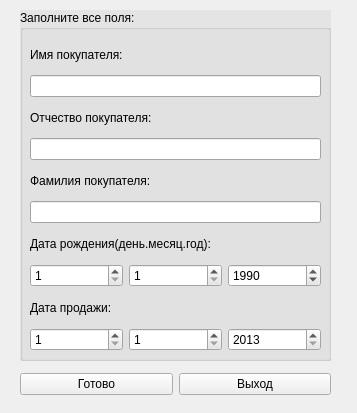
<?xml version="1.0" encoding="UTF-8"?>
<ui version="4.0">
 <class>contract</class>
 <widget class="QWidget" name="contract">
  <property name="geometry">
   <rect>
    <x>0</x>
    <y>0</y>
    <width>357</width>
    <height>413</height>
   </rect>
  </property>
  <property name="windowTitle">
   <string>Составление контракта продажи</string>
  </property>
  <widget class="QGroupBox" name="gbox_info">
   <property name="geometry">
    <rect>
     <x>20</x>
     <y>10</y>
     <width>311</width>
     <height>351</height>
    </rect>
   </property>
   <property name="palette">
    <palette>
     <active>
      <colorrole role="WindowText">
       <brush brushstyle="SolidPattern">
        <color alpha="255">
         <red>0</red>
         <green>0</green>
         <blue>0</blue>
        </color>
       </brush>
      </colorrole>
      <colorrole role="Button">
       <brush brushstyle="SolidPattern">
        <color alpha="255">
         <red>229</red>
         <green>228</green>
         <blue>228</blue>
        </color>
       </brush>
      </colorrole>
      <colorrole role="Light">
       <brush brushstyle="SolidPattern">
        <color alpha="255">
         <red>255</red>
         <green>255</green>
         <blue>255</blue>
        </color>
       </brush>
      </colorrole>
      <colorrole role="Midlight">
       <brush brushstyle="SolidPattern">
        <color alpha="255">
         <red>242</red>
         <green>241</green>
         <blue>241</blue>
        </color>
       </brush>
      </colorrole>
      <colorrole role="Dark">
       <brush brushstyle="SolidPattern">
        <color alpha="255">
         <red>114</red>
         <green>114</green>
         <blue>114</blue>
        </color>
       </brush>
      </colorrole>
      <colorrole role="Mid">
       <brush brushstyle="SolidPattern">
        <color alpha="255">
         <red>153</red>
         <green>152</green>
         <blue>152</blue>
        </color>
       </brush>
      </colorrole>
      <colorrole role="Text">
       <brush brushstyle="SolidPattern">
        <color alpha="255">
         <red>0</red>
         <green>0</green>
         <blue>0</blue>
        </color>
       </brush>
      </colorrole>
      <colorrole role="BrightText">
       <brush brushstyle="SolidPattern">
        <color alpha="255">
         <red>255</red>
         <green>255</green>
         <blue>255</blue>
        </color>
       </brush>
      </colorrole>
      <colorrole role="ButtonText">
       <brush brushstyle="SolidPattern">
        <color alpha="255">
         <red>0</red>
         <green>0</green>
         <blue>0</blue>
        </color>
       </brush>
      </colorrole>
      <colorrole role="Base">
       <brush brushstyle="SolidPattern">
        <color alpha="255">
         <red>255</red>
         <green>255</green>
         <blue>255</blue>
        </color>
       </brush>
      </colorrole>
      <colorrole role="Window">
       <brush brushstyle="SolidPattern">
        <color alpha="255">
         <red>229</red>
         <green>228</green>
         <blue>228</blue>
        </color>
       </brush>
      </colorrole>
      <colorrole role="Shadow">
       <brush brushstyle="SolidPattern">
        <color alpha="255">
         <red>0</red>
         <green>0</green>
         <blue>0</blue>
        </color>
       </brush>
      </colorrole>
      <colorrole role="AlternateBase">
       <brush brushstyle="SolidPattern">
        <color alpha="255">
         <red>242</red>
         <green>241</green>
         <blue>241</blue>
        </color>
       </brush>
      </colorrole>
      <colorrole role="ToolTipBase">
       <brush brushstyle="SolidPattern">
        <color alpha="255">
         <red>255</red>
         <green>255</green>
         <blue>220</blue>
        </color>
       </brush>
      </colorrole>
      <colorrole role="ToolTipText">
       <brush brushstyle="SolidPattern">
        <color alpha="255">
         <red>0</red>
         <green>0</green>
         <blue>0</blue>
        </color>
       </brush>
      </colorrole>
     </active>
     <inactive>
      <colorrole role="WindowText">
       <brush brushstyle="SolidPattern">
        <color alpha="255">
         <red>0</red>
         <green>0</green>
         <blue>0</blue>
        </color>
       </brush>
      </colorrole>
      <colorrole role="Button">
       <brush brushstyle="SolidPattern">
        <color alpha="255">
         <red>229</red>
         <green>228</green>
         <blue>228</blue>
        </color>
       </brush>
      </colorrole>
      <colorrole role="Light">
       <brush brushstyle="SolidPattern">
        <color alpha="255">
         <red>255</red>
         <green>255</green>
         <blue>255</blue>
        </color>
       </brush>
      </colorrole>
      <colorrole role="Midlight">
       <brush brushstyle="SolidPattern">
        <color alpha="255">
         <red>242</red>
         <green>241</green>
         <blue>241</blue>
        </color>
       </brush>
      </colorrole>
      <colorrole role="Dark">
       <brush brushstyle="SolidPattern">
        <color alpha="255">
         <red>114</red>
         <green>114</green>
         <blue>114</blue>
        </color>
       </brush>
      </colorrole>
      <colorrole role="Mid">
       <brush brushstyle="SolidPattern">
        <color alpha="255">
         <red>153</red>
         <green>152</green>
         <blue>152</blue>
        </color>
       </brush>
      </colorrole>
      <colorrole role="Text">
       <brush brushstyle="SolidPattern">
        <color alpha="255">
         <red>0</red>
         <green>0</green>
         <blue>0</blue>
        </color>
       </brush>
      </colorrole>
      <colorrole role="BrightText">
       <brush brushstyle="SolidPattern">
        <color alpha="255">
         <red>255</red>
         <green>255</green>
         <blue>255</blue>
        </color>
       </brush>
      </colorrole>
      <colorrole role="ButtonText">
       <brush brushstyle="SolidPattern">
        <color alpha="255">
         <red>0</red>
         <green>0</green>
         <blue>0</blue>
        </color>
       </brush>
      </colorrole>
      <colorrole role="Base">
       <brush brushstyle="SolidPattern">
        <color alpha="255">
         <red>255</red>
         <green>255</green>
         <blue>255</blue>
        </color>
       </brush>
      </colorrole>
      <colorrole role="Window">
       <brush brushstyle="SolidPattern">
        <color alpha="255">
         <red>229</red>
         <green>228</green>
         <blue>228</blue>
        </color>
       </brush>
      </colorrole>
      <colorrole role="Shadow">
       <brush brushstyle="SolidPattern">
        <color alpha="255">
         <red>0</red>
         <green>0</green>
         <blue>0</blue>
        </color>
       </brush>
      </colorrole>
      <colorrole role="AlternateBase">
       <brush brushstyle="SolidPattern">
        <color alpha="255">
         <red>242</red>
         <green>241</green>
         <blue>241</blue>
        </color>
       </brush>
      </colorrole>
      <colorrole role="ToolTipBase">
       <brush brushstyle="SolidPattern">
        <color alpha="255">
         <red>255</red>
         <green>255</green>
         <blue>220</blue>
        </color>
       </brush>
      </colorrole>
      <colorrole role="ToolTipText">
       <brush brushstyle="SolidPattern">
        <color alpha="255">
         <red>0</red>
         <green>0</green>
         <blue>0</blue>
        </color>
       </brush>
      </colorrole>
     </inactive>
     <disabled>
      <colorrole role="WindowText">
       <brush brushstyle="SolidPattern">
        <color alpha="255">
         <red>114</red>
         <green>114</green>
         <blue>114</blue>
        </color>
       </brush>
      </colorrole>
      <colorrole role="Button">
       <brush brushstyle="SolidPattern">
        <color alpha="255">
         <red>229</red>
         <green>228</green>
         <blue>228</blue>
        </color>
       </brush>
      </colorrole>
      <colorrole role="Light">
       <brush brushstyle="SolidPattern">
        <color alpha="255">
         <red>255</red>
         <green>255</green>
         <blue>255</blue>
        </color>
       </brush>
      </colorrole>
      <colorrole role="Midlight">
       <brush brushstyle="SolidPattern">
        <color alpha="255">
         <red>242</red>
         <green>241</green>
         <blue>241</blue>
        </color>
       </brush>
      </colorrole>
      <colorrole role="Dark">
       <brush brushstyle="SolidPattern">
        <color alpha="255">
         <red>114</red>
         <green>114</green>
         <blue>114</blue>
        </color>
       </brush>
      </colorrole>
      <colorrole role="Mid">
       <brush brushstyle="SolidPattern">
        <color alpha="255">
         <red>153</red>
         <green>152</green>
         <blue>152</blue>
        </color>
       </brush>
      </colorrole>
      <colorrole role="Text">
       <brush brushstyle="SolidPattern">
        <color alpha="255">
         <red>114</red>
         <green>114</green>
         <blue>114</blue>
        </color>
       </brush>
      </colorrole>
      <colorrole role="BrightText">
       <brush brushstyle="SolidPattern">
        <color alpha="255">
         <red>255</red>
         <green>255</green>
         <blue>255</blue>
        </color>
       </brush>
      </colorrole>
      <colorrole role="ButtonText">
       <brush brushstyle="SolidPattern">
        <color alpha="255">
         <red>114</red>
         <green>114</green>
         <blue>114</blue>
        </color>
       </brush>
      </colorrole>
      <colorrole role="Base">
       <brush brushstyle="SolidPattern">
        <color alpha="255">
         <red>229</red>
         <green>228</green>
         <blue>228</blue>
        </color>
       </brush>
      </colorrole>
      <colorrole role="Window">
       <brush brushstyle="SolidPattern">
        <color alpha="255">
         <red>229</red>
         <green>228</green>
         <blue>228</blue>
        </color>
       </brush>
      </colorrole>
      <colorrole role="Shadow">
       <brush brushstyle="SolidPattern">
        <color alpha="255">
         <red>0</red>
         <green>0</green>
         <blue>0</blue>
        </color>
       </brush>
      </colorrole>
      <colorrole role="AlternateBase">
       <brush brushstyle="SolidPattern">
        <color alpha="255">
         <red>229</red>
         <green>228</green>
         <blue>228</blue>
        </color>
       </brush>
      </colorrole>
      <colorrole role="ToolTipBase">
       <brush brushstyle="SolidPattern">
        <color alpha="255">
         <red>255</red>
         <green>255</green>
         <blue>220</blue>
        </color>
       </brush>
      </colorrole>
      <colorrole role="ToolTipText">
       <brush brushstyle="SolidPattern">
        <color alpha="255">
         <red>0</red>
         <green>0</green>
         <blue>0</blue>
        </color>
       </brush>
      </colorrole>
     </disabled>
    </palette>
   </property>
   <property name="autoFillBackground">
    <bool>true</bool>
   </property>
   <property name="title">
    <string>Заполните все поля:</string>
   </property>
   <widget class="QWidget" name="layoutWidget">
    <property name="geometry">
     <rect>
      <x>10</x>
      <y>30</y>
      <width>291</width>
      <height>311</height>
     </rect>
    </property>
    <layout class="QVBoxLayout" name="verticalLayout">
     <item>
      <widget class="QLabel" name="label">
       <property name="text">
        <string>Имя покупателя:</string>
       </property>
      </widget>
     </item>
     <item>
      <widget class="QLineEdit" name="edt_name"/>
     </item>
     <item>
      <widget class="QLabel" name="label_2">
       <property name="text">
        <string>Отчество покупателя:</string>
       </property>
      </widget>
     </item>
     <item>
      <widget class="QLineEdit" name="edt_otch"/>
     </item>
     <item>
      <widget class="QLabel" name="label_3">
       <property name="text">
        <string>Фамилия покупателя:</string>
       </property>
      </widget>
     </item>
     <item>
      <widget class="QLineEdit" name="edt_surname"/>
     </item>
     <item>
      <widget class="QLabel" name="label_4">
       <property name="text">
        <string>Дата рождения(день.месяц.год):</string>
       </property>
      </widget>
     </item>
     <item>
      <layout class="QHBoxLayout" name="horizontalLayout_3">
       <item>
        <widget class="QSpinBox" name="sb_day_person">
         <property name="minimum">
          <number>1</number>
         </property>
         <property name="maximum">
          <number>31</number>
         </property>
        </widget>
       </item>
       <item>
        <widget class="QSpinBox" name="sb_mnt_person">
         <property name="minimum">
          <number>1</number>
         </property>
         <property name="maximum">
          <number>12</number>
         </property>
         <property name="value">
          <number>1</number>
         </property>
        </widget>
       </item>
       <item>
        <widget class="QSpinBox" name="sb_year_person">
         <property name="minimum">
          <number>1910</number>
         </property>
         <property name="maximum">
          <number>2020</number>
         </property>
         <property name="value">
          <number>1990</number>
         </property>
        </widget>
       </item>
      </layout>
     </item>
     <item>
      <widget class="QLabel" name="label_5">
       <property name="text">
        <string>Дата продажи:</string>
       </property>
      </widget>
     </item>
     <item>
      <layout class="QHBoxLayout" name="horizontalLayout_2">
       <item>
        <widget class="QSpinBox" name="sb_day_sale">
         <property name="toolTip">
          <string>&lt;html&gt;&lt;head/&gt;&lt;body&gt;&lt;p&gt;&lt;br/&gt;&lt;/p&gt;&lt;/body&gt;&lt;/html&gt;</string>
         </property>
         <property name="minimum">
          <number>1</number>
         </property>
         <property name="maximum">
          <number>31</number>
         </property>
        </widget>
       </item>
       <item>
        <widget class="QSpinBox" name="sb_mnt_sale">
         <property name="minimum">
          <number>1</number>
         </property>
         <property name="maximum">
          <number>12</number>
         </property>
        </widget>
       </item>
       <item>
        <widget class="QSpinBox" name="sb_year_sale">
         <property name="minimum">
          <number>2013</number>
         </property>
         <property name="maximum">
          <number>2050</number>
         </property>
        </widget>
       </item>
      </layout>
     </item>
    </layout>
   </widget>
  </widget>
  <widget class="QWidget" name="layoutWidget">
   <property name="geometry">
    <rect>
     <x>20</x>
     <y>370</y>
     <width>311</width>
     <height>29</height>
    </rect>
   </property>
   <layout class="QHBoxLayout" name="horizontalLayout">
    <item>
     <widget class="QPushButton" name="btn_docontract">
      <property name="text">
       <string>Готово</string>
      </property>
     </widget>
    </item>
    <item>
     <widget class="QPushButton" name="btn_exit">
      <property name="text">
       <string>Выход</string>
      </property>
     </widget>
    </item>
   </layout>
  </widget>
 </widget>
 <resources/>
 <connections/>
</ui>
